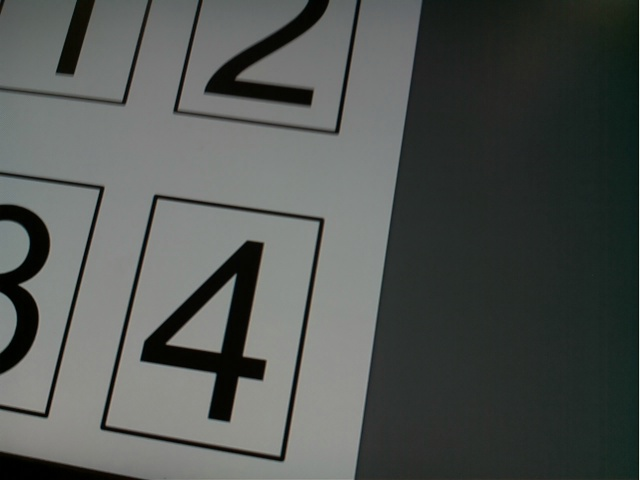
#> input picture PI/number_detect/testNew/222.jpg, 640 x 480 px
$ python getword.py
#> lines starting #> are read from the running program, lines starting #| are printed output that depends on the picture; after the words box and inside, x2 and y2 are one past the last pixel; in counts of white or black regions, pixels touching at a corner belong together
import imutils
import cv2
import sys
import numpy as np


def match(pic):
    #cv2.imwrite('0.jpg', pic)
    # 首先匹配正的
    res_list = []
    shape_list = []
    for i in range(1, 9):
        template_pic = cv2.imread(f'template/{i}-d.jpg', cv2.IMREAD_GRAYSCALE)
        #cv2.imwrite("1.jpg",template_pic)
        res = cv2.matchTemplate(pic, template_pic, cv2.TM_SQDIFF)
        res_list.append(cv2.minMaxLoc(res)[0])
        shape_list.append(template_pic.shape[:2])
    #print(res_list)
    # 如果没找到匹配的，就匹配横的
    if min(res_list) < 20 * 1000 * 1000:
        index = res_list.index(min(res_list))
        # print(min(res_list))
        return index + 1, shape_list[index]
    else:
        res_list = []
        shape_list = []
        for i in range(1, 9):
            template_pic = cv2.imread(f'template/{i}-l.jpg', cv2.IMREAD_GRAYSCALE)
            res = cv2.matchTemplate(pic, template_pic, cv2.TM_SQDIFF)
            res_list.append(cv2.minMaxLoc(res)[0])
            shape_list.append(template_pic.shape[:2])
        #print(res_list)
        if min(res_list) < 20 * 1000 * 1000:
            index = res_list.index(min(res_list))
            return index + 1, shape_list[index]
        else:
            res_list = []
            shape_list = []
            for i in range(1, 9):
                template_pic = cv2.imread(f'template/{i}-r.jpg', cv2.IMREAD_GRAYSCALE)
                res = cv2.matchTemplate(pic, template_pic, cv2.TM_SQDIFF)
                res_list.append(cv2.minMaxLoc(res)[0])
                shape_list.append(template_pic.shape[:2])
            # print(res_list)
            if min(res_list) < 20 * 1000 * 1000:
                index = res_list.index(min(res_list))
                return index + 1, shape_list[index]
            else:
                res_list = []
                shape_list = []
                for i in range(1, 9):
                    template_pic = cv2.imread(f'template/{i}-u.jpg', cv2.IMREAD_GRAYSCALE)
                    res = cv2.matchTemplate(pic, template_pic, cv2.TM_SQDIFF)
                    res_list.append(cv2.minMaxLoc(res)[0])
                    shape_list.append(template_pic.shape[:2])
                # print(res_list)
                if min(res_list) < 20 * 1000 * 1000:
                    index = res_list.index(min(res_list))
                    return index + 1, shape_list[index]


class ShapeDetector:
    def __init__(self):
        pass

    def detect(self, c):
        # 初始化形状名称并近似轮廓
        shape = "unidentified"
        peri = cv2.arcLength(c, True)
        approx = cv2.approxPolyDP(c, 0.04 * peri, True)
        return approx

# 加载图像并将其调整图像大小，以便更好地近似形状
image = cv2.imread("testNew/222.jpg")
#> image is the input picture: shape (480, 640, 3); mean B, G, R 82.3, 85.1, 81
(h, w) = image.shape[:2]
#> h = 480; w = 640
image=image[0:h, 0:w//2]
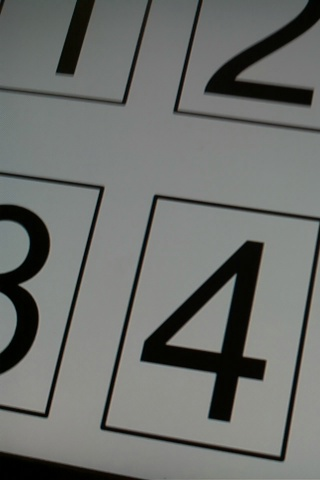
#> image: shape (480, 320, 3); mean B, G, R 108.1, 111, 108.7
resized = imutils.resize(image, width=300)
ratio = image.shape[0] / float(resized.shape[0])
#> ratio = 1.07
# 将调整后的图像转换为灰度，稍微模糊它，并阈值化
gray = cv2.cvtColor(resized, cv2.COLOR_BGR2GRAY)
#cv2.imwrite('7.jpg', gray)
img4 = cv2.Canny(gray, 100, 200)
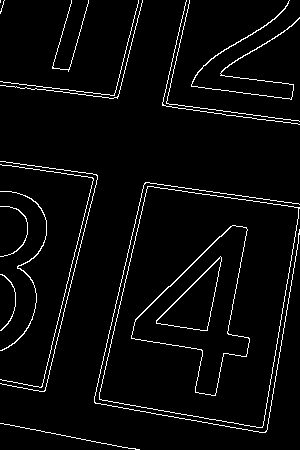
#> img4: shape (450, 300); 3.9% white in thin lines or dots
#cv2.imwrite('13.jpg', img4)
thresh = cv2.threshold(gray, 100, 255, cv2.THRESH_BINARY)[1]
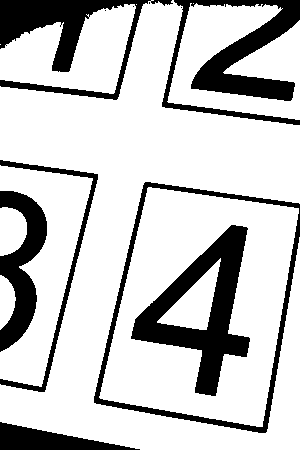
#> thresh: shape (450, 300); 78.2% white; 11 black regions (4 under 20 px)
cv2.imwrite('6.jpg', thresh)
# 在阈值化图像中找到轮廓并初始化形状检测器
cnts = cv2.findContours(img4.copy(), cv2.RETR_TREE,
                        cv2.CHAIN_APPROX_SIMPLE)
#> cnts = 21 contours, 11 with area under 20; largest, box (x1, y1, x2, y2) and area: (99, 186, 300, 428) 35446, (99, 186, 299, 428) 35442, (131, 225, 250, 396) 9076, (131, 225, 250, 396) 8974, (156, 256, 222, 331) 2087
cnts = imutils.grab_contours(cnts)
sd = ShapeDetector()
rect_list = []
# 遍历所有轮廓
for c in cnts:
    if cv2.contourArea(c)>100:
        # 计算轮廓的中心，然后仅使用轮廓检测形状的名称
        M = cv2.moments(c)
        cX = int((M["m10"] / (1+M["m00"])) * ratio)
        cY = int((M["m01"] / (1+M["m00"])) * ratio)
        rec = sd.detect(c)
        if len(rec)==4:
            rect_list.append(rec)
    res_list = []
#> this loop made 21 passes
#> (cX, cY, peri in detect, rec) on passes 5, 6, 9, 10: (215, 326, 803.5, [[147, 186], [99, 399], [262, 427], [299, 207]]), (215, 326, 799.7, [[148, 186], [298, 208], [261, 427], [99, 398]]), (206, 322, 227.6, [[220, 256], [156, 323], [207, 330]]), (207, 322, 226.5, [[220, 256], [207, 329], [157, 323]])
#> (cX, cY, peri in detect) on passes 7, 8, 14: (213, 329, 539.3), (214, 329, 537), (263, 45, 884.6)
#> after the loop, rect_list = 2 contours; box (x1, y1, x2, y2) and area: (99, 186, 300, 428) 35140, (99, 186, 299, 428) 34714
#print(rect_list)
blur = cv2.blur(thresh, (3, 3))
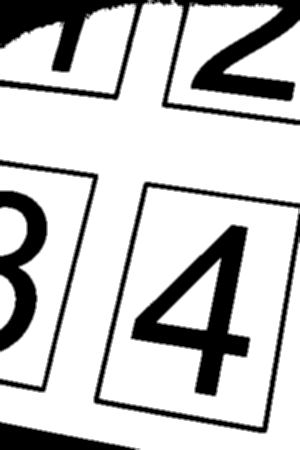
#> blur: shape (450, 300); min 0, max 255, mean 199.3
a=-1
for each_rect in rect_list:
    try:
        target = np.array([[0., 0.],
                           [0., 120.0],
                           [90.0, 120.0],
                           [90.0, 0.]], dtype=np.float32)
        M = cv2.getPerspectiveTransform(np.array(each_rect, dtype=np.float32), target)
#> M = [[0.643, 0.145, -121.5], [-0.0891, 0.645, -106.9], [0.000107, 0.000427, 1]]
        perspective = cv2.warpPerspective(blur, M, (90, 120))
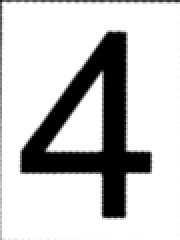
#> perspective: shape (120, 90) (shown 2 times larger); min 0, max 255, mean 199.5
        #cv2.imshow('7', perspective)

        res = match(perspective)
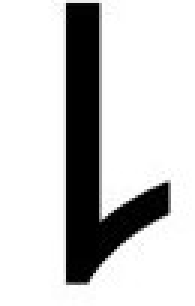
#> input picture PI/number_detect/template/1-d.jpg, 65 x 102 px (shown 3 times larger)
#> in match, template_pic is the input picture: shape (102, 65); min 0, max 255, mean 203.1
#> (the run stopped early here; a loop or call above may not have finished)
